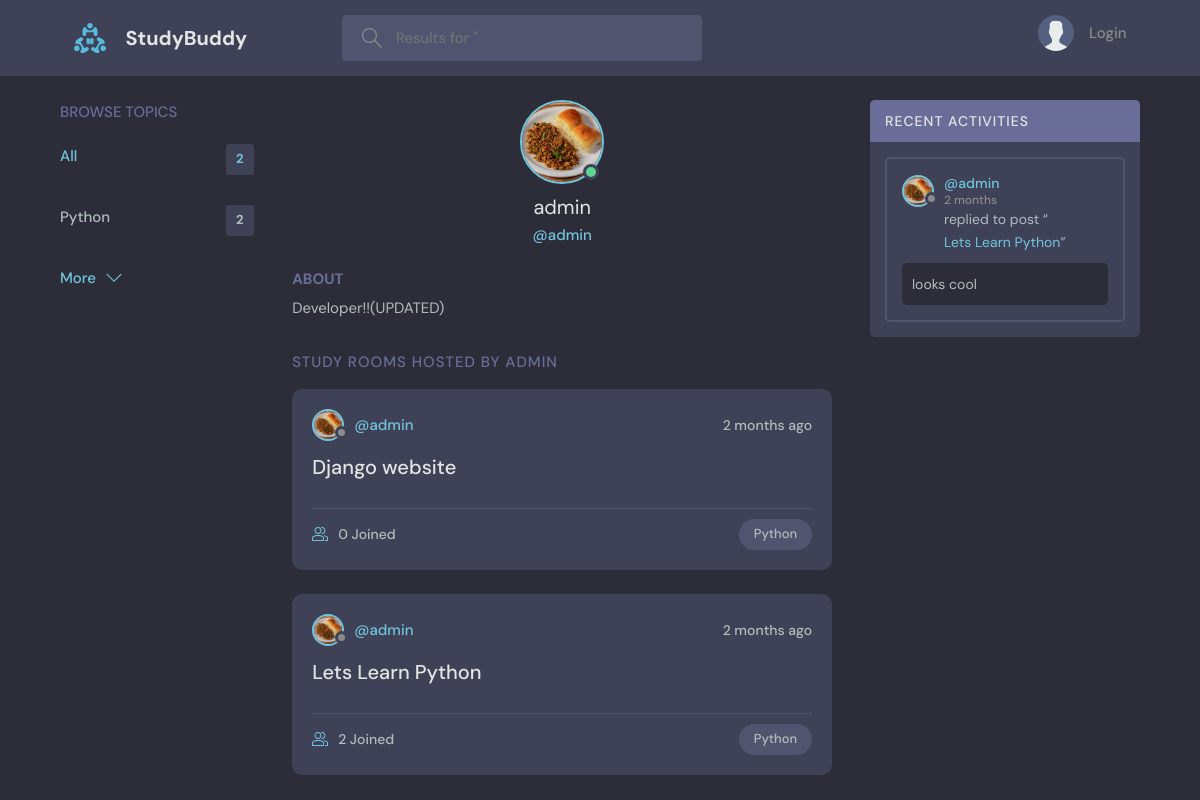
The page /profile/1 on the database as committed earlier.
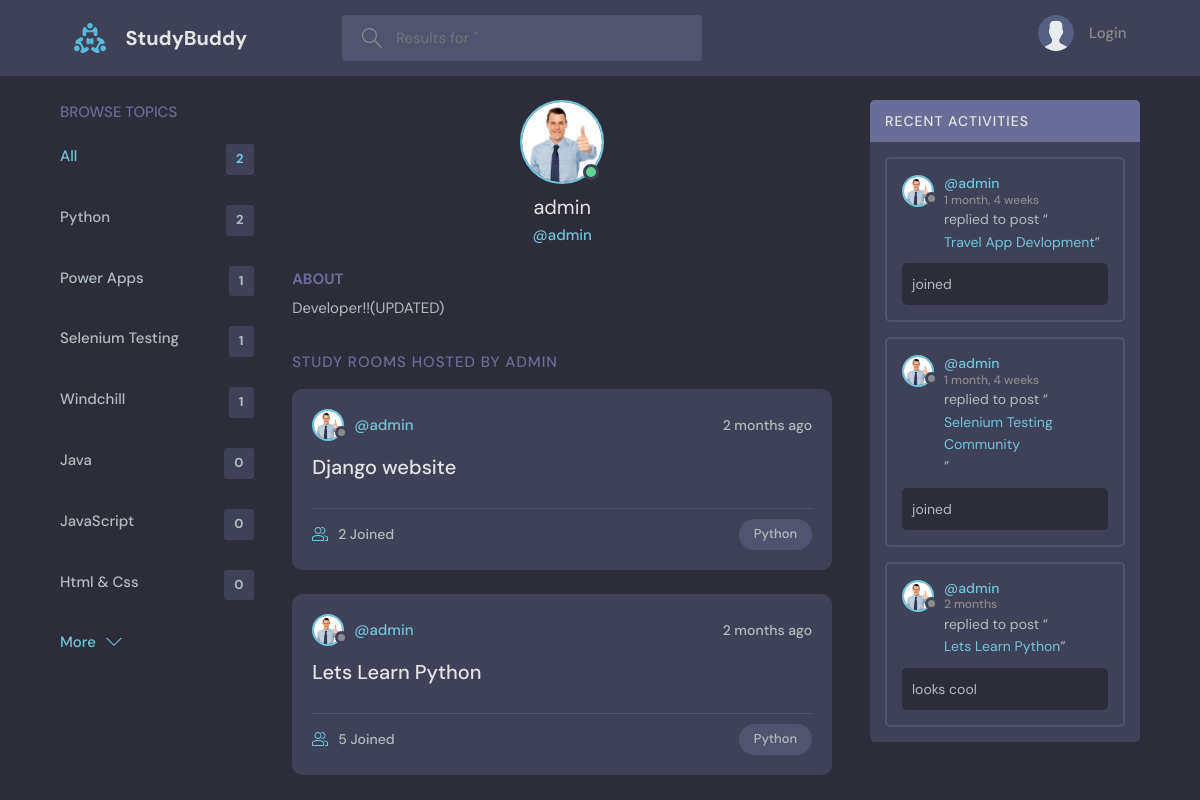
The same page on the database as committed later.
### base/models.py (models this page shows, shortened)
class User(AbstractUser):
    name = models.CharField(max_length=200, null= True)
    email = models.EmailField(unique=True,null=True)
    bio = models.TextField(null=True)
    avatar= models.ImageField(null=True, default="avatar.svg")
    USERNAME_FIELD: str='email'
    REQUIRED_FIELDS: list[str] = []

class Topic(models.Model):
    name = models.CharField(max_length=200) # group name

class Room(models.Model):
    host =  models.ForeignKey(User,on_delete=models.SET_NULL, null=True)
    topic = models.ForeignKey(Topic,on_delete=models.SET_NULL, null=True) # Single topic may have many rooms ==> single to Many RELATIONSHIP
    name = models.CharField(max_length=200)
    description = models.TextField(null=True,blank=True)
    participants = models.ManyToManyField(User,related_name='participants',blank=True) # many to many relationship
    updated = models.DateTimeField(auto_now=True)
    created = models.DateTimeField(auto_now_add=True)
    def __str__(self) -> str:
        return self.name
    class Meta:
        ordering = ['-updated','-created']

class Message(models.Model):
    user = models.ForeignKey(User,on_delete=models.CASCADE)# one user can do many messages ==> one to many RELATIONSHIP
    room = models.ForeignKey(Room,on_delete=models.CASCADE) #Single room contain many message==> single to Many RELATIONSHIP
    body = models.TextField()
    updated = models.DateTimeField(auto_now=True)
    created = models.DateTimeField(auto_now_add=True)
    def __str__(self) -> str:
        return self.body[:50]
    class Meta:
        ordering = ['-created']

### base/views.py (the view)
# urls.py: path('profile/<str:pk>', views.userProfile, name='user-profile'),
def userProfile(request,pk):
    user = User.objects.get(pk=pk)
    rooms = user.room_set.all()   # type: ignore
    room_messages = user.message_set.all()  # type: ignore
    topics = Topic.objects.all()
    context ={
        'user':user,
        'rooms':rooms,
        'room_messages':room_messages,
        'topics':topics,
    }
    return render(request,'profile.html', context)

### base/templates/profile.html (shortened to what this page needs)
{% extends 'base.html' %} {% block content_block %}
<main class="profile-page layout layout--3">
  <div class="container">
    <div>
      {% include 'topics_component.html' %}
    </div>
    <div class="roomList">
      <div class="profile">
        <div class="profile__avatar">
          <div class="avatar avatar--large active">
            <img src="{{user.avatar.url}}" />
          </div>
        </div>
        <div class="profile__info">
          <h3>{{user.username}}</h3>
          <p>@{{user.username}}</p>
        </div>
        <div class="profile__about">
          <h3>About</h3>
          <p>
            {{user.bio}}
          </p>
        </div>
      </div>
      <div class="roomList__header">
        <div>
          <h2>Study Rooms Hosted by {{user.username}}</a>
          </h2>
        </div>
      </div>
      <div>
        {% include 'feed_component.html' %}
      </div>
    </div>
    <div>
      {% include 'activity_component.html' %}
    </div>
  </div>
</main>
{% endblock content_block %}

### templates/base.html (shortened to what this page needs)
<!DOCTYPE html>
{% load static %}
<html lang="en">
  <head>
    <link rel="stylesheet" href="{% static 'css/style.css' %}" />
  </head>
  <body>
    {% include 'navbar.html' %}
    {% block content_block %}{% endblock content_block %}
  </body>
</html>

### templates/navbar.html (shortened to what this page needs)
{% load static %}
<header class="header header--loggedIn">
  <div class="container">
    <a href="{% url 'home' %}" class="header__logo">
      <img src="{% static 'images/logo.svg' %}" />
      <h1>StudyBuddy</h1>
    </a>
    <form class="header__search" action="{% url 'home' %}" method="GET">
      <label>
         <input placeholder="{% if q != '' %} Results for '{{q}}' {% else %} Search for rooms... {% endif %}" name="q" />
      </label>
    </form>
    <nav class="header__menu">
      {% if request.user.is_authenticated %}
      <div class="header__user">
        <a href="{% url 'update-user' %}">
          <div class="avatar avatar--medium active">
            <img src="{{request.user.avatar.url}}" />
          </div>
          <p>{{request.user.username}} <span>{{request.user.username}}</span></p>
        </a>
        <button class="dropdown-button">
          <svg version="1.1" xmlns="http://www.w3.org/2000/svg" width="32" height="32" viewBox="0 0 32 32">
            <title>chevron-down</title>
            <path d="M16 21l-13-13h-3l16 16 16-16h-3l-13 13z"></path>
          </svg>
        </button>
      </div>
      {% else %}
      <a href="{% url 'login' %}">
        <img src="{% static 'images/avatar.svg' %}" />
        <p>Login</p>
      </a>
      {% endif %}
    </nav>
  </div>
</header>

### base/templates/topics_component.html
<div class="topics">
  <div class="topics__header">
    <h2>Browse Topics</h2>
  </div>
  <ul class="topics__list">
    <li>
      <a href="{% url 'home' %}" class="active">All <span>{{rooms.count}}</span></a>
    </li>
    {% for topic in topics %}
    <li>
      <a href="{% url 'home' %}?q={{topic.name}}">{{topic.name}} <span>{{topic.room_set.all.count}}</span></a>
    </li>
    {% endfor %}
  </ul>
  <a class="btn btn--link" href="{% url 'topics' %}">
    More
    <svg version="1.1" xmlns="http://www.w3.org/2000/svg" width="32" height="32" viewBox="0 0 32 32">
      <title>chevron-down</title>
      <path d="M16 21l-13-13h-3l16 16 16-16h-3l-13 13z"></path>
    </svg>
  </a>
</div>

### base/templates/feed_component.html (shortened to what this page needs)
{% for room in rooms %}
<div class="roomListRoom">
  <div class="roomListRoom__header">
    <a href="{% url 'user-profile' room.host.id %}" class="roomListRoom__author">
      <div class="avatar avatar--small">
        <img src="{{room.host.avatar.url}}" />
      </div>
      <span>@{{room.host.username}}</span>
    </a>
    <div class="roomListRoom__actions">
      <span>{{room.created | timesince}} ago</span>
    </div>
  </div>
  <div class="roomListRoom__content">
    <a href="{% url 'room' room.id %}">{{room.name}}</a>
  </div>
  <div class="roomListRoom__meta">
    <a href="{% url 'room' room.id %}" class="roomListRoom__joined">
      {{room.participants.all.count}} Joined
    </a>
    <p class="roomListRoom__topic">{{room.topic.name}}</p>
  </div>
</div>
{% endfor %}

### base/templates/activity_component.html (shortened to what this page needs)
<div class="activities">
  <div class="activities__header">
    <h2>Recent Activities</h2>
  </div>
  {% for message in room_messages %}
  <div class="activities__box">
    <div class="activities__boxHeader roomListRoom__header">
      <a href="{% url 'user-profile' message.user.id %}" class="roomListRoom__author">
        <div class="avatar avatar--small">
          <img src="{{message.user.avatar.url}}" />
        </div>
        <p>
          @{{message.user.username}}
          <span>{{message.created | timesince}}</span>
        </p>
      </a>
    </div>
    <div class="activities__boxContent">
      <p>replied to post “<a href="{% url 'room' message.room.id %}">{{message.room}}</a>”</p>
      <div class="activities__boxRoomContent">
        {{message}}
      </div>
    </div>
  </div>
  {% endfor %}
</div>

Rows that differ between the two databases and show on the page:
changed User "admin": avatar: a different picture
added Topic: name "Power Apps", room_set.all.count "1"
added Topic: name "Selenium Testing", room_set.all.count "1"
added Topic: name "Windchill", room_set.all.count "1"
added Topic: name "Java", room_set.all.count "0"
added Topic: name "JavaScript", room_set.all.count "0"
added Topic: name "Html & Css", room_set.all.count "0"
changed through a linked row, Room "Django website": host.avatar: a different picture; participants.all.count "0" → "2"
changed through a linked row, Room "Lets Learn Python": host.avatar: a different picture; participants.all.count "2" → "5"
added Message: user.avatar (picture), user.username "admin", created "1 month, 4 weeks", room "Travel App Devlopment", body "joined"
added Message: user.avatar (picture), user.username "admin", created "1 month, 4 weeks", room "Selenium Testing Community", body "joined"
changed through a linked row, Message "looks cool": user.avatar: a different picture
